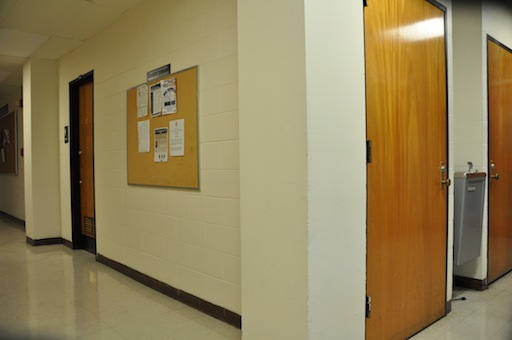
%> input picture DanaHallWay1/DSC_0281.JPG, 512 x 340 px
$ octave --eval "result = harris(imread('DanaHallWay1/DSC_0281.JPG'));"   (GNU Octave 9; MATLAB toolbox functions it lacks are replaced by stand-ins)
%> lines starting %> are read from the running program, lines starting %| are printed output that depends on the picture

function [x,y,v] = harris(imrgb);
im = im2double(rgb2gray(imrgb));
g1 = fspecial('gaussian', 9,1);  % Gaussian with sigma_d
g2 = fspecial('gaussian', 11,1.5); % Gaussian with sigma_i
img1 = conv2(im,g1,'same');  % blur image with sigma_d
Ix = conv2(img1,[-1 0 1],'same');  % take x derivative
Iy = conv2(img1,[-1;0;1],'same');  % take y derivative

% Compute elements of the Harris matrix H
%%% we can use blur instead of the summing window
Ix2 = conv2(Ix.*Ix,g2,'same');
Iy2 = conv2(Iy.*Iy,g2,'same');
IxIy = conv2(Ix.*Iy,g2,'same');
R = (Ix2.*Iy2 - IxIy.*IxIy) ... % det(H)
    ./ (Ix2 + Iy2 + eps);       % trace(H) + epsilon

% don't want corners close to image border
R([1:15, end-16:end], :) = 0;
R(:,[1:15,end-16:end]) = 0;

% non-maxima supression within 3x3 windows
nonmax = inline('max(x)');
Rmax = colfilt(R,[3 3],'sliding',nonmax); % find neighbrhood max
Rnm = R.*(R == Rmax);  % supress non-max

% extract all interest points
[y,x,v] = find(Rnm);

% show 'em
imagesc(im);
colormap(gray);
hold on;
plot(x,y,'r.');
hold off;
%> in harris, `im = im2double(rgb2gray(imrgb));`:
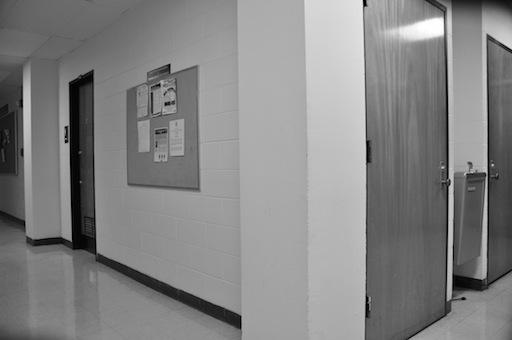
%> im: size 340x512 double; min 0, max 1, mean 0.517
%> in harris, `Ix = conv2(img1,[-1 0 1],'same');`:
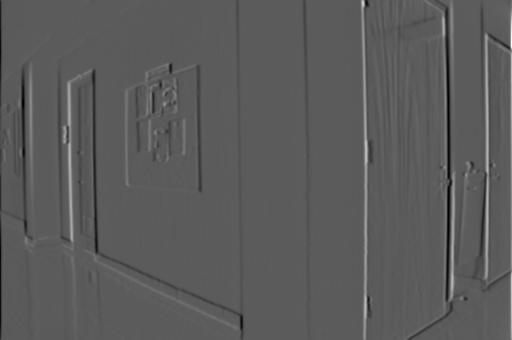
%> Ix: size 340x512 double; min -0.43, max 0.767, mean -0.000136; drawn with min black and max white
%> in harris, `Iy = conv2(img1,[-1;0;1],'same');`:
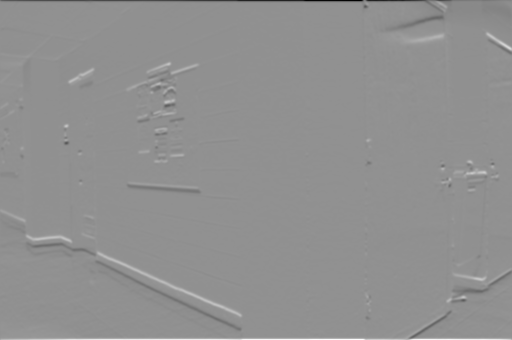
%> Iy: size 340x512 double; min -0.832, max 0.632, mean -7.35e-05; drawn with min black and max white
%> in harris, `Ix2 = conv2(Ix.*Ix,g2,'same');`:
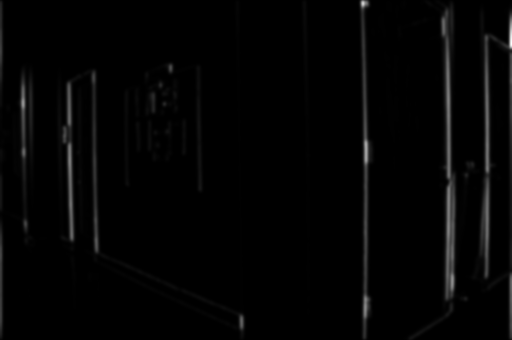
%> Ix2: size 340x512 double; min 1.13e-11, max 0.166, mean 0.00283; drawn with min black and max white
%> in harris, `IxIy = conv2(Ix.*Iy,g2,'same');`:
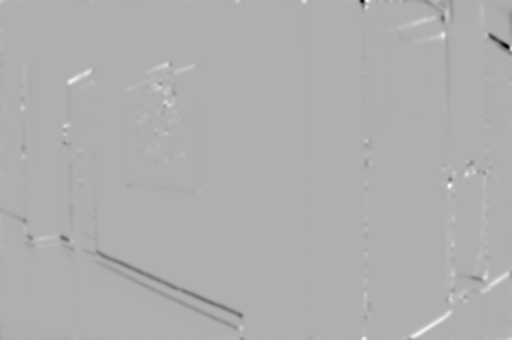
%> IxIy: size 340x512 double; min -0.0461, max 0.0209, mean -6.78e-05; drawn with min black and max white
%> in harris, `R([1:15, end-16:end], :) = 0;`: R: size 340x512 double; min 0, max 0.0346, mean 6.93e-05
%> in harris, `R(:,[1:15,end-16:end]) = 0;`:
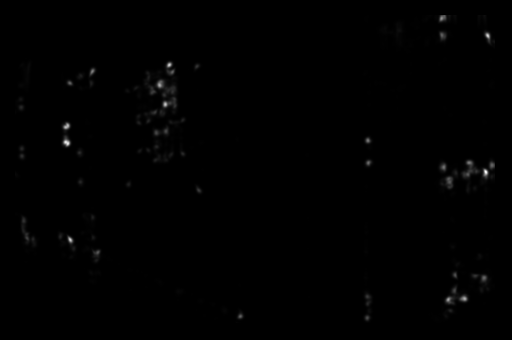
%> R: size 340x512 double; min 0, max 0.0142, mean 6.15e-05; drawn with min black and max white
%> in harris, `[y,x,v] = find(Rnm);`: y = 2045 values from 16 to 323; x = 2045 values from 16 to 495; v = 2045 values from 9.43e-08 to 0.0142
%> `result = harris(imread('DanaHallWay1/DSC_0281.JPG'));`:
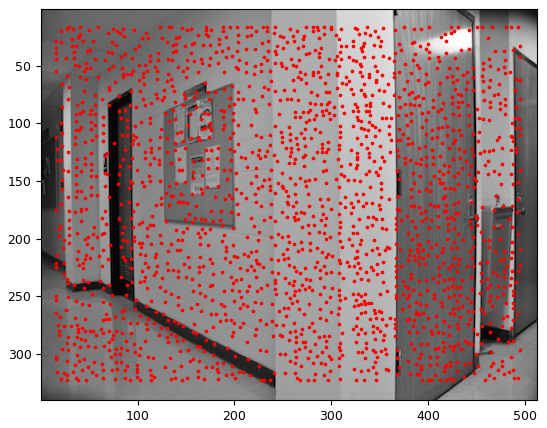
%> figure redrawn from the program's plot data
%> `result = harris(imread('DanaHallWay1/DSC_0281.JPG'));`: result = 2045 values from 16 to 495

$ run again, on DanaHallWay1/DSC_0282.JPG
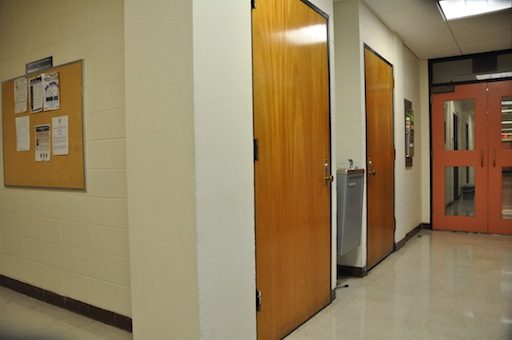
%> input picture DanaHallWay1/DSC_0282.JPG, 512 x 340 px
%> in harris, `R(:,[1:15,end-16:end]) = 0;`:
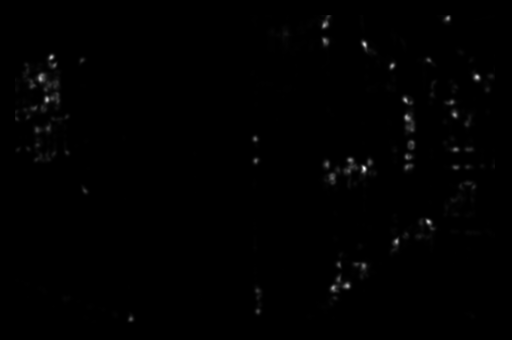
%> R: size 340x512 double; min 0, max 0.0134, mean 7.19e-05; drawn with min black and max white
%> y = 2085 values from 16 to 323; x = 2085 values from 16 to 495; v = 2085 values from 1.09e-07 to 0.0134
%> `result = harris(imread('DanaHallWay1/DSC_0281.JPG'));`:
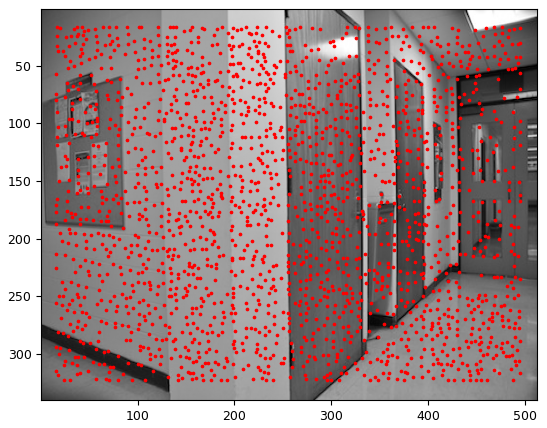
%> figure redrawn from the program's plot data
%> result = 2085 values from 16 to 495

$ run again, on DanaHallWay1/DSC_0283.JPG
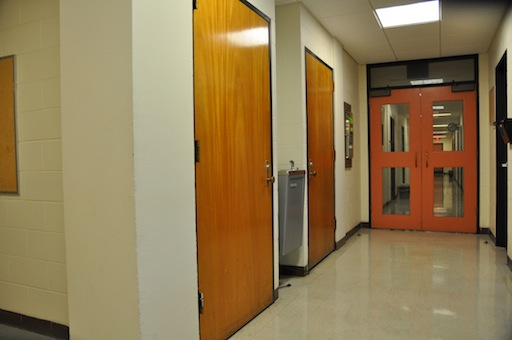
%> input picture DanaHallWay1/DSC_0283.JPG, 512 x 340 px
%> in harris, `R(:,[1:15,end-16:end]) = 0;`:
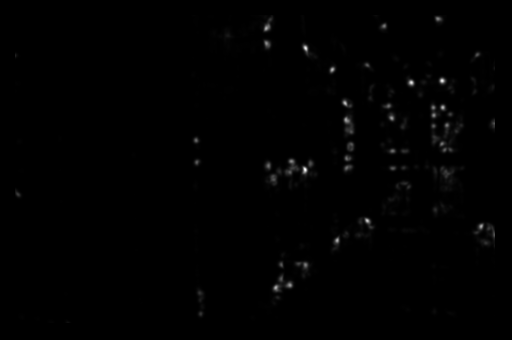
%> R: size 340x512 double; min 0, max 0.0124, mean 7.1e-05; drawn with min black and max white
%> y = 2063 values from 16 to 323; x = 2063 values from 16 to 495; v = 2063 values from 2.6e-07 to 0.0124
%> `result = harris(imread('DanaHallWay1/DSC_0281.JPG'));`:
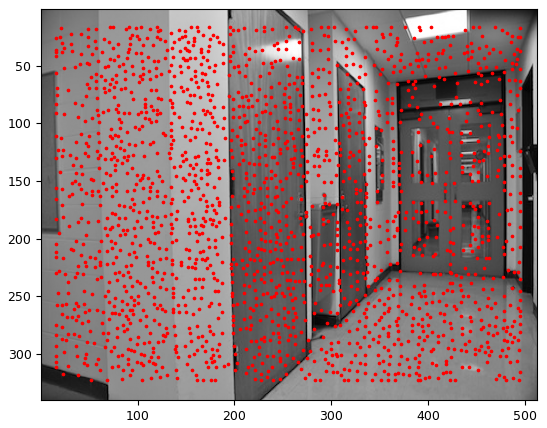
%> figure redrawn from the program's plot data
%> result = 2063 values from 16 to 495
